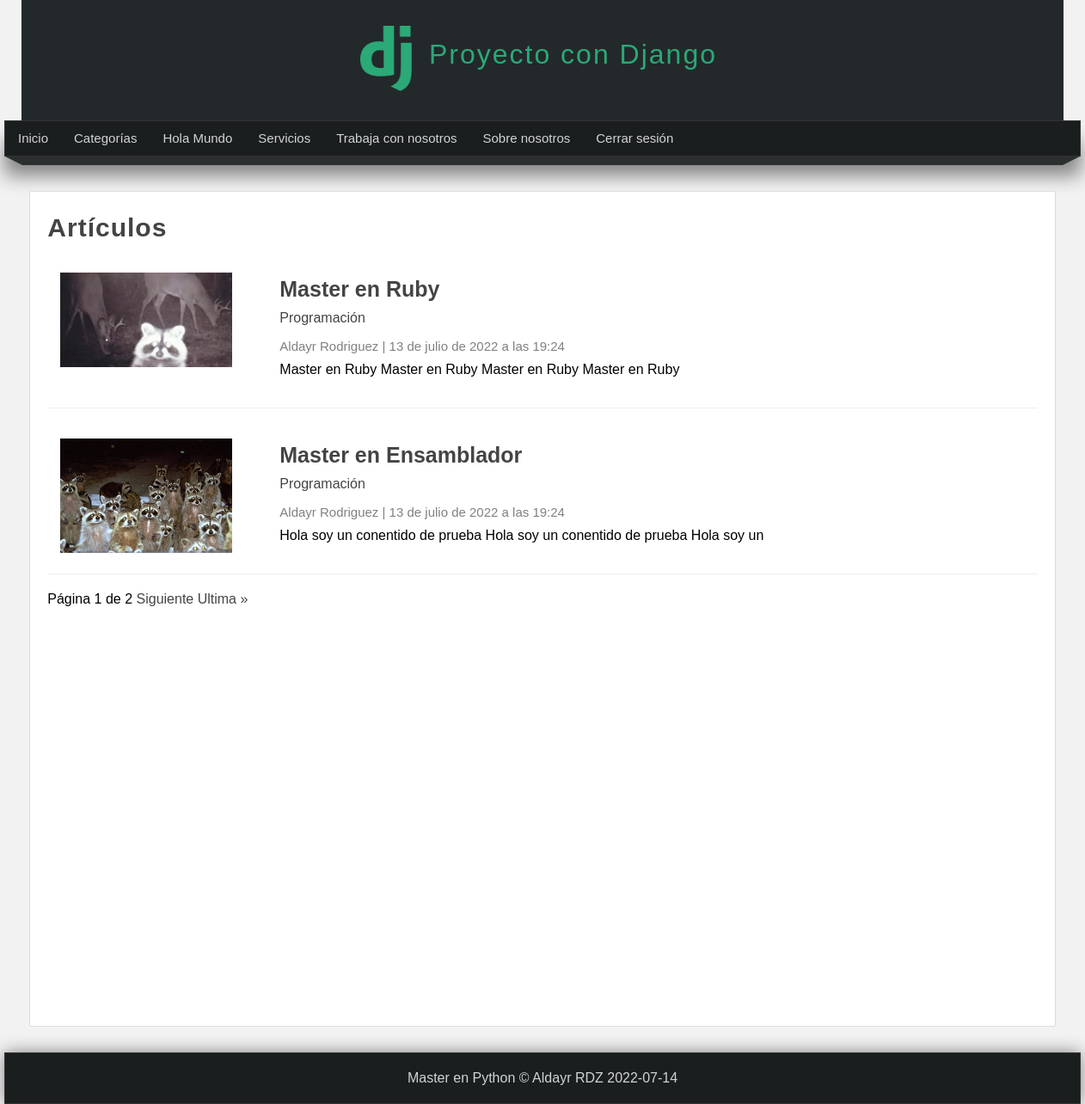
The app's page /articulos/ (signed in) with its own data.
### pages/models.py (models this page shows, shortened)
class Page(models.Model):
    title = models.CharField(max_length=100, verbose_name="Título")
    content = RichTextField(verbose_name="Contentido")
    slug = models.CharField(unique=True, max_length=150, verbose_name="URL amigable")
    order = models.IntegerField(default=0,verbose_name="Orden")
    visible = models.BooleanField(verbose_name="¿Visible?")
    created_at = models.DateTimeField(auto_now_add=True, verbose_name="Creado el")
    update_at= models.DateTimeField(auto_now=True, verbose_name="Actualizado el")
    class Meta:
        verbose_name = "Página"
        verbose_name_plural = "Páginas"

### blog/models.py (models this page shows, shortened)
class Article(models.Model):
    title = models.CharField(max_length=150, verbose_name="Titulo")
    content = RichTextField(verbose_name="Contenido")
    image = models.ImageField(default='null', verbose_name="Imagen", upload_to="articles")
    public = models.BooleanField(verbose_name="¿Publicado?")
    user = models.ForeignKey(User,editable=False, verbose_name="Usuario", on_delete=models.CASCADE)
    categories = models.ManyToManyField(Category, verbose_name="Categorías",  blank=True, related_name="articles")
    created_at = models.DateTimeField(auto_now_add=True, verbose_name="Creado el")
    update_at = models.DateTimeField(auto_now=True, verbose_name="Editado el")
    class Meta:
        verbose_name = 'Artículo'
        verbose_name_plural = 'Artículos'
        ordering=['-created_at']

class Category(models.Model):
    name = models.CharField(max_length=100, verbose_name="Nombre")
    description = models.CharField(max_length=255, verbose_name="Descripción")
    created_at = models.DateTimeField(auto_now_add=True, verbose_name="Creado el")
    class Meta:
        verbose_name = 'Categoría'
        verbose_name_plural = 'Categorías'

### blog/views.py (the view)
# urls.py: path('articulos/', views.list, name="list_articles"),
@login_required(login_url="login")
def list(request):
    articles = Article.objects.all()
    paginator = Paginator(articles, 2)
    page=request.GET.get('page')
    page_articles =paginator.get_page(page)
    return render(request, 'articles/list.html', {
        'title':'Artículos',
        'articles':page_articles
    })

### blog/context_processors.py (called while the page is built)
def get_categories(request):
    categories_in_use= Article.objects.filter(public=True).values_list('categories', flat=True)
    categories = Category.objects.filter(id__in=categories_in_use).values_list('id','name') # values_list es como un select
    return {
        'categories': categories,
        'ids':categories_in_use
    }

### pages/context_processors.py (called while the page is built)
def get_pages(request):
    pages = Page.objects.filter(visible=True).order_by("order").values_list('id','title', 'slug') # values_list es como un select
    return {
        'pages': pages
    }

### blog/templates/articles/list.html (shortened to what this page needs)
{% extends 'layouts/layout.html' %}
{% block content %}
   <h1 class="title">{{title}}</h1>
   {% include 'articles/articles.html' %}
   {% include 'articles/pagination.html' %}
{% endblock %}

### mainapp/templates/layouts/layout.html (shortened to what this page needs)
<!DOCTYPE html>
<html lang="es">
    <head>
        {% load static %}
        <link rel="stylesheet" type="text/css" href="{% static 'css/style.css' %}">
    </head>
    <body>
        <header>
            <div id="logotipo">
                <img alt="imagen" src="{% static 'images/logo.png' %}" />
                <h1>Proyecto con Django</h1>
            </div>
        </header>
        <nav>
            <ul>
                <li>
                    <a href="{% url 'index' %}">Inicio</a>
                </li>
                {% if user.email %}
                        <li>
                            <a href="{% url 'list_articles' %}">Categorías</a>
                        </li>
                        {% for page in pages  %}
                            <li>
                                <a href="{% url 'page' slug=page.2 %}">{{page.1}}</a>
                            </li>
                        {% endfor %}
                        <li>
                            <a href="{% url 'logout' %}">Cerrar sesión</a>
                        </li>
                {% endif %}
            </ul>
        </nav>
            <div class="barra">
                <span class="esquina-izquierda"></span>
                <span class="relleno-barra"></span>
                <span class="esquina-derecha"></span>
            </div>
            <div id="content">
                <div class="box">
                    {% block content %}{% endblock %}
                 </div>
            </div>
            <footer>
                Master en Python &copy; Aldayr RDZ {% now "Y-m-d"%}
            </footer>
    </body>
</html>

### blog/templates/articles/articles.html (shortened to what this page needs)
{% for article in articles %}
        <article class="article-item">
            {% if article.image != 'null' and article.image.url|length >= 1 %}
                <div class="image">
                        <img alt="imagen de articulo" src="{{article.image.url}}"/>
                </div>
            {% endif %}
            <div class="data">
                <h2>
                   <a href="{% url 'article' article.id %}" >{{article.title}}</a>
                </h2>
                    <p>
                        {% for category in article.categories.all %}
                            <a href="{% url 'category' category.id %}"> {{category.name}} </a>
                        {% endfor %}
                    </p>
                    <span class="date">
                        {{article.user.first_name}} {{article.user.last_name}}
                        |
                        {{article.created_at}}
                    </span>
                <p>
                    {{article.content|safe}}
                </p>
            </div>
        </article>
{% endfor %}

### mainapp/static/css/style.css (style rules this page uses)
* { margin: 0px; padding: 0px; font-family: sans-serif; text-decoration: none; }
.box p, .box h2, .box h3, .box ul { margin-top: 5px; margin-bottom: 5px; }
body { background-color: #f2f2f2; }
header { width: 1212px; height: 140px; background-color: #23282b; margin: 0px auto; }
#logotipo { width: 35%; height: 130px; margin: 0 auto; padding-top: 10px; }
#logotipo img { display: block; width: 60px; float: left; margin-top: 20px; }
#logotipo h1 { display: block; letter-spacing: 2px; float: left; font-weight: lighter; color: #2ba977; margin-top: 35px; margin-left: 20px; }
nav { width: 1250px; height: 40px; background-color: #1b1e1f; border: 1px solid #333333; margin: 0 auto; box-shadow: 0px 22px 22px grey; font-size: 15px; }
nav > ul { list-style: none; text-decoration: none; }
nav > ul > li { line-height: 40px; float: left; }
nav > ul > li > a { display: block; padding-left: 15px; padding-right: 15px; color: #d1d4d6; }
.barra { width: 1250px; margin: 0 auto; }
.esquina-izquierda { display: block; border-left: 20px solid transparent; border-top: 10px solid #2b2f30; float: left; }
.esquina-derecha { display: block; border-right: 20px solid transparent; border-top: 10px solid #2b2f30; float: right; }
.relleno-barra { display: block; width: 1210px; background: #2b2f30; height: 10px; float: left; }
#content { width: 1212px; min-height: 930px; margin: 0 auto; margin-bottom: 30px; margin-top: 40px; }
.box { background: white; width: 95%; min-height: 930px; padding: 20px; border: 1px solid #ddd; margin: 0 auto; border-radius: 2px; }
.box a { color: #444; transition: all 300ms; }
.box .image { width: 45%; float: left; margin-right: 40px; }
.box .image img { width: 100%; }
.title { color:#444; letter-spacing: 1px; font-size: 30px; margin-bottom: 10px; margin-top: 5px; }
.date { display: block; margin-top: 15px; margin-bottom: 15px; color: gray; }
.article-item { margin-bottom: 20px; margin-top: 20px; padding: 15px; border-bottom:1px solid #eee ; clear:both; }
.article-item .image { width: 200px; float: left; overflow: hidden; }
.article-item .image img { width: 100%; }
.article-item .data { float: left; padding: 15px; padding-top: 0px; }
.article-item h2 { display: block; font-size: 25px; color: #333; margin-bottom: 10px; }
.article-item span.date { display: block; font-size: 15px; color: grey; margin-bottom: 10px; }
footer { width: 1250px; background-color: #1b1e1f; border: 1px solid #333; color: #d1d4d6; text-align: center; margin: 0 auto; padding-top: 20px; padding-bottom: 20px; box-shadow: 0px 0px 20px gray; }

### records on screen
Page: title "Hola Mundo"
Page: title "Servicios"
Page: title "Trabaja con nosotros"
Page: title "Sobre nosotros"
Article: image (picture), title "Master en Ruby", user.first_name "Aldayr", user.last_name "Rodriguez", created_at "13 de julio de 2022 a las 19:24", content "Master en Ruby Master en Ruby Master en Ruby Master en Ruby"
Category: name "Programación"
Article: image (picture), title "Master en Ensamblador", user.first_name "Aldayr", user.last_name "Rodriguez", created_at "13 de julio de 2022 a las 19:24", content "Hola soy un conentido de prueba Hola soy un conentido de prueba Hola soy un"

### other values on screen
{{ title }} "Artículos"
{{ articles.number }} "1"
{{ articles.paginator.num_pages }} "2"
